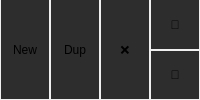
      <widget class="QWidget" name="btns" native="true">
       <property name="styleSheet">
        <string notr="true">QPushButton{
	background-color: rgb(45,45,45);
	border: none; 
}

QPushButton:pressed {
	background-color: rgb(30,30,30);
	border: none;
}

QPushButton:hover:!pressed{ background-color: rgb(50,50,50); }</string>
       </property>
       <layout class="QHBoxLayout" name="horizontalLayout_4">
        <property name="spacing">
         <number>2</number>
        </property>
        <property name="leftMargin">
         <number>1</number>
        </property>
        <property name="topMargin">
         <number>0</number>
        </property>
        <property name="rightMargin">
         <number>1</number>
        </property>
        <property name="bottomMargin">
         <number>1</number>
        </property>
        <item>
         <widget class="QPushButton" name="New">
          <property name="sizePolicy">
           <sizepolicy hsizetype="Preferred" vsizetype="Preferred">
            <horstretch>0</horstretch>
            <verstretch>0</verstretch>
           </sizepolicy>
          </property>
          <property name="minimumSize">
           <size>
            <width>35</width>
            <height>15</height>
           </size>
          </property>
          <property name="styleSheet">
           <string notr="true"/>
          </property>
          <property name="text">
           <string>New</string>
          </property>
          <property name="flat">
           <bool>true</bool>
          </property>
         </widget>
        </item>
        <item>
         <widget class="QPushButton" name="Dup">
          <property name="sizePolicy">
           <sizepolicy hsizetype="Preferred" vsizetype="Preferred">
            <horstretch>0</horstretch>
            <verstretch>0</verstretch>
           </sizepolicy>
          </property>
          <property name="minimumSize">
           <size>
            <width>35</width>
            <height>15</height>
           </size>
          </property>
          <property name="styleSheet">
           <string notr="true"/>
          </property>
          <property name="text">
           <string>Dup</string>
          </property>
          <property name="flat">
           <bool>true</bool>
          </property>
         </widget>
        </item>
        <item>
         <widget class="QPushButton" name="Del">
          <property name="sizePolicy">
           <sizepolicy hsizetype="Preferred" vsizetype="Preferred">
            <horstretch>0</horstretch>
            <verstretch>0</verstretch>
           </sizepolicy>
          </property>
          <property name="minimumSize">
           <size>
            <width>35</width>
            <height>15</height>
           </size>
          </property>
          <property name="styleSheet">
           <string notr="true"/>
          </property>
          <property name="text">
           <string>❌</string>
          </property>
          <property name="flat">
           <bool>true</bool>
          </property>
         </widget>
        </item>
        <item>
         <widget class="QWidget" name="LayerUpDown" native="true">
          <layout class="QVBoxLayout" name="verticalLayout_6">
           <property name="spacing">
            <number>2</number>
           </property>
           <property name="leftMargin">
            <number>0</number>
           </property>
           <property name="topMargin">
            <number>0</number>
           </property>
           <property name="rightMargin">
            <number>0</number>
           </property>
           <property name="bottomMargin">
            <number>0</number>
           </property>
           <item>
            <widget class="QPushButton" name="Up">
             <property name="sizePolicy">
              <sizepolicy hsizetype="Preferred" vsizetype="Preferred">
               <horstretch>0</horstretch>
               <verstretch>0</verstretch>
              </sizepolicy>
             </property>
             <property name="minimumSize">
              <size>
               <width>35</width>
               <height>15</height>
              </size>
             </property>
             <property name="styleSheet">
              <string notr="true"/>
             </property>
             <property name="text">
              <string>🔼</string>
             </property>
             <property name="flat">
              <bool>true</bool>
             </property>
            </widget>
           </item>
           <item>
            <widget class="QPushButton" name="Dw">
             <property name="sizePolicy">
              <sizepolicy hsizetype="Preferred" vsizetype="Preferred">
               <horstretch>0</horstretch>
               <verstretch>0</verstretch>
              </sizepolicy>
             </property>
             <property name="minimumSize">
              <size>
               <width>35</width>
               <height>15</height>
              </size>
             </property>
             <property name="styleSheet">
              <string notr="true"/>
             </property>
             <property name="text">
              <string>🔽</string>
             </property>
             <property name="flat">
              <bool>true</bool>
             </property>
            </widget>
           </item>
          </layout>
         </widget>
        </item>
       </layout>
      </widget>
